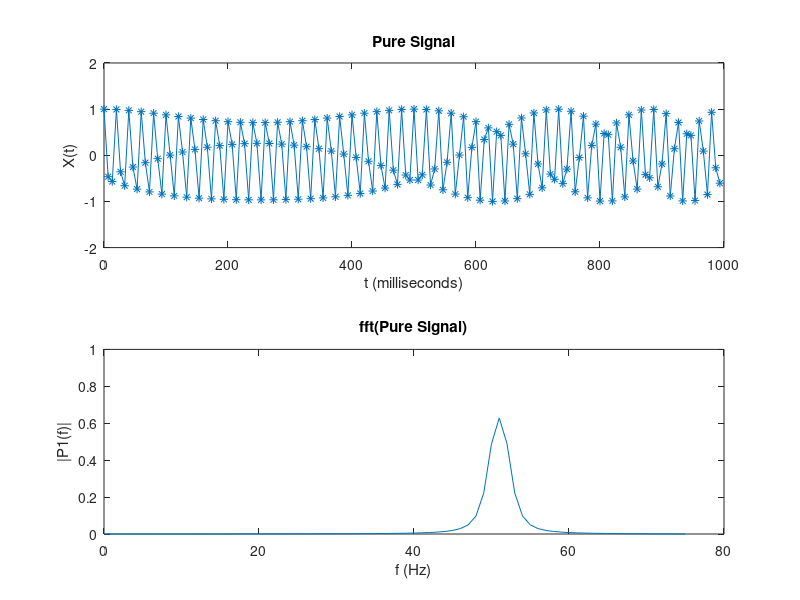

Write the MATLAB code that produced this figure.
close all
% Assigment 1b
% Generate a signal 1 second long with 1000 sampling frequency
% Generate noise
% Plot signal, noise, and their sum (a noisy signal)
% plot their fourier transforms

%Fs = 1000;             % Sampling frequency
Fs = 150*1;             % Sampling frequency
T = 1/Fs;             % Sampling period
L = Fs;               % Length of signal (Always one second long)
%L = 1000;               % Length of signal (Always one second long)
t = (0:L-1)*T;        % Time vector
stemp = 1:150;

w0 = 50;      % Hz

%k = (1-0)/(0-150);
f = @(t) -1*t + 1;

%Form a signal containing a 49 to 50 Hz sinusoid of amplitude 1.
S =  cos(2*pi.*t.*(2.*t + 49));

%Noise
N = randn(size(t));
%Noisy Signal
X = S + N;

%FIG 1 PURE SIGNAL
figure(1), subplot(2,1,1)
plot(1000*t,S, '-*')
title('Pure Signal')
xlabel('t (milliseconds)')
ylabel('X(t)')
ylim([-2 2])



%FIG 4 PURE SIGNAL FFT
Y = fft(S);
f = Fs*(0:(L/2))/L;
P2 = abs(Y/L);
P1 = P2(1:L/2+1);
P1(2:end-1) = 2*P1(2:end-1);
subplot(2,1,2)
plot(f, P1)
title('fft(Pure Signal)') %Single-Sided Amplitude Spectrum of S(t)
xlabel('f (Hz)')
ylabel('|P1(f)|')
ylim([0, 1])



function x = mytestplot()
    figure(1), subplot(1,2,1)
    plot(1000*t(stemp),f(stemp), '-*')
    figure(1), subplot(1,2,2)
    plot(1000*t(stemp),fS(stemp), '-*')
end
